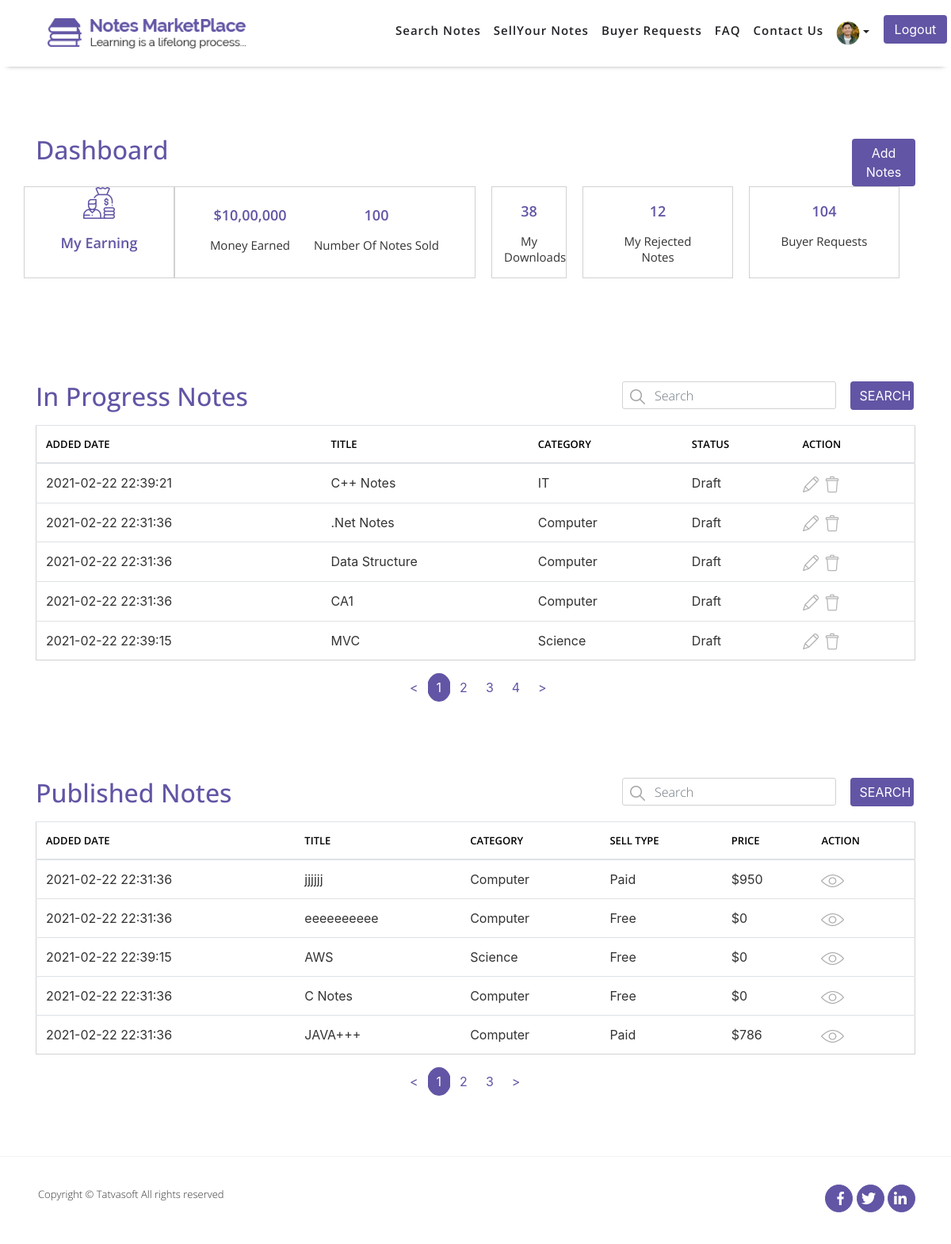
Page /PHP_ASSIGNMENT_1/NOTESMARKETPLACE/Front/Dashboard.php on the committed database.
### tables this page shows
CREATE TABLE `sellernotes` (
  `ID` int(11) NOT NULL COMMENT 'PRIMARY KEY',
  `SellerID` int(11) NOT NULL COMMENT 'FOREIGN KEY relationship with Users Table.',
  `Status` int(11) NOT NULL COMMENT 'FOREIGN KEY relationship with Referencedata Table.',
  `ActionBy` int(11) DEFAULT NULL COMMENT 'FOREIGN KEY relationship with Users Table.',
  `AdminRemarks` varchar(10000) DEFAULT NULL COMMENT 'Admin will enter the remarks when he will reject the notes or when he will mark status removed for notes via unpublished function.',
  `PublishedDate` datetime DEFAULT current_timestamp(),
  `Title` varchar(100) NOT NULL COMMENT 'FOREIGN KEY relationship with Category Table.',
  `Category` int(11) NOT NULL,
  `DisplayPicture` varchar(500) DEFAULT NULL,
  `NoteType` int(11) DEFAULT NULL COMMENT 'FOREIGN KEY relationship with Types Table.',
  `NumberOfPages` int(11) DEFAULT NULL,
  `Description` varchar(1000) NOT NULL,
  `UniversityName` varchar(200) DEFAULT NULL,
  `Country` int(11) DEFAULT NULL COMMENT 'FOREIGN KEY relationship with Countries Table.',
  `Course` varchar(100) DEFAULT NULL,
  `CourseCode` varchar(100) DEFAULT NULL,
  `Professor` varchar(100) DEFAULT NULL,
  `IsPaid` bit(2) NOT NULL DEFAULT b'0' COMMENT 'Set false if selling mode is free and set to true if selling mode is paid.',
  `SellingPrice` decimal(10,0) DEFAULT NULL COMMENT 'if selling mode is paid - selling price can not be null.',
  `NotesPreview` varchar(10000) DEFAULT NULL COMMENT 'if selling mode is paid - note preview cannot be null.',
  `CreatedDate` datetime DEFAULT current_timestamp() COMMENT 'Date and time when system has created this record.',
  `CreatedBy` int(11) DEFAULT NULL COMMENT 'UserID who has created this record.',
  `ModifiedDate` datetime DEFAULT current_timestamp() COMMENT 'Date and time when system has updated this record.',
  `ModifiedBy` int(11) DEFAULT NULL COMMENT 'UserID who has created this record.',
  `IsActive` bit(2) NOT NULL DEFAULT b'1' COMMENT 'Required Information, Default set to true.'
);

CREATE TABLE `categories` (
  `ID` int(11) NOT NULL COMMENT 'PRIMARY KEY',
  `Name` varchar(100) NOT NULL COMMENT 'Computer Science,IT, Politics, Sports, Cricket, etc.',
  `Description` varchar(500) NOT NULL COMMENT 'Description to explain what this category means.',
  `CreatedDate` datetime DEFAULT current_timestamp() COMMENT 'date and time when system has created this record.',
  `CreatedBy` int(11) DEFAULT NULL COMMENT 'UserID who has created this record.',
  `ModifiedDate` datetime DEFAULT current_timestamp() COMMENT 'Date and ime when system has updated this record.Super Admin ID you can insert static.',
  `ModifiedBy` int(11) DEFAULT NULL COMMENT 'UserID who has updated this record.',
  `IsActive` bit(2) NOT NULL DEFAULT b'1' COMMENT 'Required Information,Default set to true.'
);

CREATE TABLE `referencedata` (
  `ID` int(11) NOT NULL COMMENT 'PRIMARY KEY',
  `Value` varchar(100) NOT NULL COMMENT 'Value to display over UI for each data item',
  `DataValue` varchar(100) NOT NULL COMMENT 'Unique identifier for dataitem per category which admin never can change.',
  `RefCategory` varchar(100) NOT NULL COMMENT 'category name i.e. NotesStatus, SellingMode, Gendet etc.',
  `CreatedDate` datetime DEFAULT current_timestamp() COMMENT 'Date and time when system has created this record. ',
  `CreatedBy` int(11) DEFAULT NULL COMMENT 'UserID who has created this record.Super Admin Id you can insert static.',
  `ModifiedDate` datetime DEFAULT current_timestamp() COMMENT 'Date and time when system has updated this record.',
  `ModifiedBy` int(11) DEFAULT NULL COMMENT 'UserID who has updated this record. Super Admin Id you can insert static.',
  `IsActive` bit(2) NOT NULL DEFAULT b'1' COMMENT 'Required Information, Default set to true.'
);

### PHP_ASSIGNMENT_1/NOTESMARKETPLACE/Front/Dashboard.php (the view, shortened to what the rows shown need)
<?php include "Header.php"; ?>
<?php include "Config/Database-Connection.php"; ?>
    <section id="dashboard-notes">
        <div class="content-box-lg">
            <div class="container">
                <div class="row dashboard-notes-row">
                    <div class="col-md-6 col-sm-6 col-6">
                        <div class="horizontal-heading">
                            <h2>Dashboard</h2>
                        </div>
                    </div>
                </div>
            </div>
        </div>
    </section>
    <section id="in-progress-notes">
        <div class="content-box-xs">
            <div class="container">
                    <?php
                        if(isset($_GET['page'])){
                            $Page = $_GET['page'];
                        }else{
                            $Page = "";
                        }
                        if($Page=="" || $Page==1){
                            $Page_1=0;
                        }else{
                            $Page_1 = ($Page*5)-5;
                        }
                        $query = "SELECT * FROM sellernotes AS sn LEFT JOIN categories AS cg ON sn.Category=cg.ID WHERE Status IN (6,7,8) ";
                        $query .= "LIMIT $Page_1,5";
                    ?>
                <form action="" method="get">
                    <div class="row in-progress-notes-row">
                        <div class="col-md-6 col-sm-6 col-6">
                            <div class="horizontal-heading">
                                <h2>In Progress Notes</h2>
                            </div>
                        </div>
                    </div>
                </form>
                <div class="row in-progress-notes-row">
                    <div class="col-md-12 col-sm-12 col-12">
                    <div class="table-responsive">
                        <table class="table">
                            <thead>
                                <tr>
                                    <th scope="col">ADDED DATE</th>
                                    <th scope="col">TITLE</th>
                                    <th scope="col">CATEGORY</th>
                                    <th scope="col">STATUS</th>
                                    <th scope="col">ACTION</th>
                                </tr>
                            </thead>
                            <tbody>
                            <?php
                                $Search_all = mysqli_query($connection,$query);
                                if(mysqli_num_rows($Search_all)==0){
                                    echo "<tr><td colspan='5' class='text-center'><h1>Data Not Found</h1></td></tr>";
                                }else{
                                    while($row =mysqli_fetch_assoc($Search_all)){
                                        $Status = $row['Status'];
                                        $CreatedDate = $row['CreatedDate'];
                                        $Title = $row['Title'];
                                        $Category = $row['Category'];
                                        $query = "SELECT * FROM referencedata WHERE ID=$Status";
                                        $Status_select = mysqli_query($connection,$query);
                                        if($row =mysqli_fetch_assoc($Status_select)){
                                            $Status = $row['Value'];
                                        }else{
                                            die("Query Failed" . mysqli_error($connection));
                                        }
                                        $query = "SELECT * FROM categories WHERE ID=$Category";
                                        $Category_select = mysqli_query($connection,$query);
                                        if($row =mysqli_fetch_assoc($Category_select)){
                                            $Category = $row['Name'];
                                        }else{
                                            die("Query Failed" . mysqli_error($connection));
                                        }
                                        $query = "SELECT * FROM sellernotes WHERE Title='{$Title}'";
                                        $ID_select = mysqli_query($connection,$query);
                                        if($row =mysqli_fetch_assoc($ID_select)){
                                            $ID = $row['ID'];
                                        }else{
                                            die("Query Failed" . mysqli_error($connection));
                                        }
                                        echo "<tr><td>$CreatedDate</td>
                                                <td>$Title</td>
                                                <td>$Category</td>
                                                <td>$Status</td>";
                                        if($Status=='Draft'){
                                                echo "<td><a href='Edit_Notes.php?edit=$ID'><img src='images/Dashboard/edit.png' alt='Edit'></a><a href='?delete=$ID' onclick='return DELETE()'><img src='images/Dashboard/delete.png' alt='Delete'></a></td></tr>";
                                        }else{
                                                echo "<td><a href='Notes_Details.php?EYE=$ID'><img src='images/tables/eye.png' alt='Eye'></a></tr>";
                                        }
                                    }
                                }
                            ?>
                            </tbody>
                        </table>
                    </div>
                    </div>
                </div>
            </div>
        </div>
    </section>
    <section id="published-notes">
        <div class="content-box-xs">
            <div class="container">
                <?php
                        if(isset($_GET['Published_Page'])){
                            $Page = $_GET['Published_Page'];
                        }else{
                            $Page = "";
                        }
                        if($Page=="" || $Page==1){
                            $Page_1=0;
                        }else{
                            $Page_1 = ($Page*5)-5;
                        }
                        $query = "SELECT * FROM sellernotes AS sn LEFT JOIN categories AS cg ON sn.Category=cg.ID WHERE sn.Status='9' ";
                        $query .= "  LIMIT $Page_1,5";
                    ?>
                <form action="" method="get">
                    <div class="row published-notes-row">
                        <div class="col-md-6 col-sm-6 col-6">
                            <div class="horizontal-heading">
                                <h2>Published Notes</h2>
                            </div>
                        </div>
                    </div>
                </form>
                <div class="row published-notes-row">
                    <div class="col-md-12 col-sm-12 col-12">
                    <div class="table-responsive">
                        <table class="table">
                            <thead>
                                <tr>
                                    <th scope="col">ADDED DATE</th>
                                    <th scope="col">TITLE</th>
                                    <th scope="col">CATEGORY</th>
                                    <th scope="col">SELL TYPE</th>
                                    <th scope="col">PRICE</th>
                                    <th scope="col">ACTION</th>
                                </tr>
                            </thead>
                            <tbody>
                            <?php
                                $Search_all = mysqli_query($connection,$query);
                                if(mysqli_num_rows($Search_all)==0){
                                    echo "<tr><td colspan='6' class='text-center'><h1>Data Not Found</h1></td></tr>";
                                }else{
                                    while($row =mysqli_fetch_assoc($Search_all)){
                                        $IsPaid = $row['IsPaid'];
                                        $CreatedDate = $row['CreatedDate'];
                                        $Title = $row['Title'];
                                        $Category = $row['Category'];
                                        $SellingPrice = $row['SellingPrice'];
                                        if($IsPaid==1){
                                            $query = "SELECT * FROM referencedata WHERE ID=4";
                                        }else{
                                            $query = "SELECT * FROM referencedata WHERE ID=5";
                                        }
                                        $Status_select = mysqli_query($connection,$query);
                                        if($row =mysqli_fetch_assoc($Status_select)){
                                            $SellType = $row['Value'];
                                        }else{
                                            die("Query Failed" . mysqli_error($connection));
                                        }
                                        $query = "SELECT * FROM categories WHERE ID=$Category";
                                        $Category_select = mysqli_query($connection,$query);
                                        if($row =mysqli_fetch_assoc($Category_select)){
                                            $Category = $row['Name'];
                                        }else{
                                            die("Query Failed" . mysqli_error($connection));
                                        }
                                        $query = "SELECT * FROM sellernotes WHERE Title='{$Title}'";
                                        $ID_select = mysqli_query($connection,$query);
                                        if($row =mysqli_fetch_assoc($ID_select)){
                                            $ID = $row['ID'];
                                        }else{
                                            die("Query Failed" . mysqli_error($connection));
                                        }
                                        echo "<tr><td>$CreatedDate</td>
                                                <td>$Title</td>
                                                <td>$Category</td>
                                                <td>$SellType</td>
                                                <td>$$SellingPrice</td>
                                                <td><a href='Notes_Details.php?EYE=$ID'><img src='images/tables/eye.png' alt='Eye'></a></tr>";
                                    }
                                }
                            ?>
                            </tbody>
                        </table>
                    </div>
                    </div>
                </div>
            </div>
        </div>
    </section>
<?php include "Footer.php"; ?>

### rows in the picture
sellernotes: Category.CreatedDate "2021-02-22 22:39:21", Title "C++ Notes", Category.Name "IT", Status.Value "Draft"
sellernotes: Category.CreatedDate "2021-02-22 22:31:36", Title ".Net Notes", Category.Name "Computer", Status.Value "Draft"
sellernotes: Category.CreatedDate "2021-02-22 22:31:36", Title "Data Structure", Category.Name "Computer", Status.Value "Draft"
sellernotes: Category.CreatedDate "2021-02-22 22:31:36", Title "CA1", Category.Name "Computer", Status.Value "Draft"
sellernotes: Category.CreatedDate "2021-02-22 22:39:15", Title "MVC", Category.Name "Science", Status.Value "Draft"
sellernotes: Category.CreatedDate "2021-02-22 22:31:36", Title "jjjjjj", Category.Name "Computer", referencedata.Value "Paid", SellingPrice "950"
sellernotes: Category.CreatedDate "2021-02-22 22:31:36", Title "eeeeeeeeee", Category.Name "Computer", referencedata.Value "Free", SellingPrice "0"
sellernotes: Category.CreatedDate "2021-02-22 22:39:15", Title "AWS", Category.Name "Science", referencedata.Value "Free", SellingPrice "0"
sellernotes: Category.CreatedDate "2021-02-22 22:31:36", Title "C Notes", Category.Name "Computer", referencedata.Value "Free", SellingPrice "0"
sellernotes: Category.CreatedDate "2021-02-22 22:31:36", Title "JAVA+++", Category.Name "Computer", referencedata.Value "Paid", SellingPrice "786"
